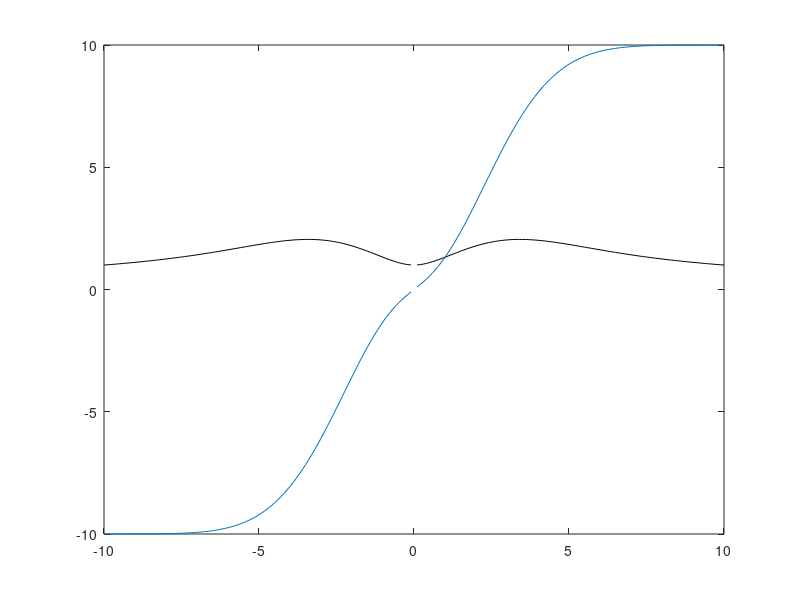

Reproduce this figure in MATLAB.
function K

e = -10:0.1:10;

% % a
% figure
% hold
% for i = 1:0.5:5
% u_max = 1;
% a = 0.001*10^i;
% 
% k = (u_max * (1-exp(-a.*e.^2))) ./ abs(e);
% plot(e, k.*e)
% end
% k = (u_max * (1-exp(-0.01.*e.^2))) ./ abs(e);
% plot(e, k.*e,'r')
% 
% % u_max
% figure
% hold
% for i = 1:1:10
% u_max = i;
% a = 1;
% 
% k = (u_max * (1-exp(-a.*e.^2))) ./ abs(e);
% plot(e, u_min + k.*e)
% end
% k = (1 * (1-exp(-a.*e.^2))) ./ abs(e);
% plot(e, k.*e,'g')

% Final
figure
k = 1./exp(abs(e)) + (10 * (1-exp(-0.1.*e.^2))) ./ abs(e);
plot(e, k, 'k')
hold
plot(e, k.*e)